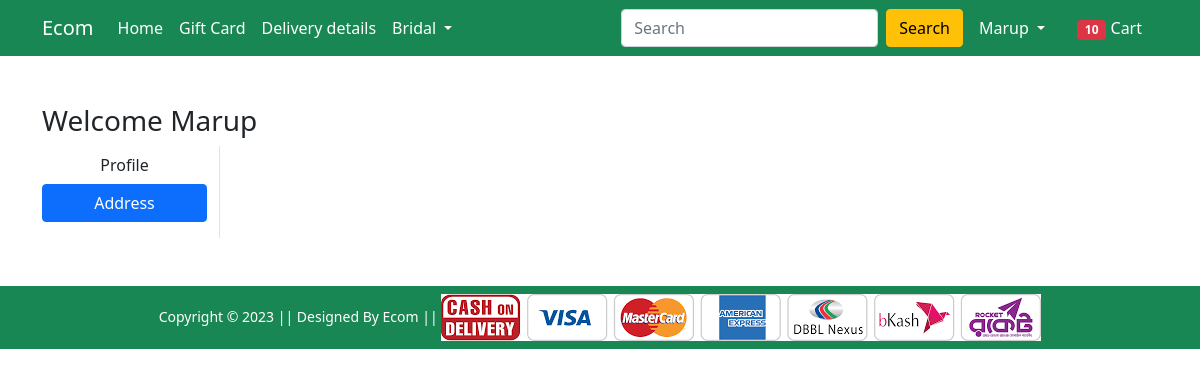
Page /address/ (signed in) on the earlier database version.
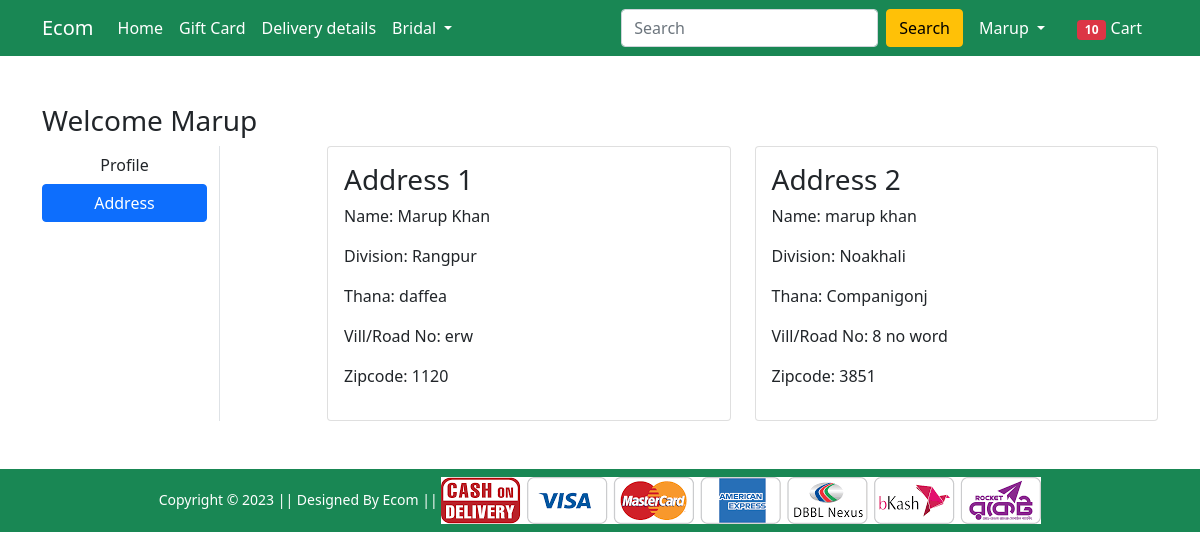
Same page on the later database version.
### Shop/models.py (models this page shows, shortened)
class customer(models.Model):
    user = models.ForeignKey(User,on_delete=models.CASCADE)
    name = models.CharField(max_length=255)
    division = models.CharField(choices=DIVISION_CHOICES,max_length=50)
    thana = models.CharField(max_length=100)
    vill_or_road = models.CharField(max_length=255)
    zipcode = models.IntegerField(default=None)

### Shop/views.py (the view)
# urls.py: path('address/', views.address, name='address'),
def address(request):
 data = customer.objects.filter(user= request.user)
 return render(request, 'Shop/address.html',{'data':data,'active':'btn-primary'})

### Shop/templates/Shop/address.html (shortened to what this page needs)
{% extends 'Shop/base.html' %}
{% load static %}
{% block main-content %}
<div class="container my-5">
    <div class="row">
        <h3>Welcome <span> {{request.user.username | capfirst}} </span></h3>
        <div class="col-sm-2 border-end">
            <ul class="list-unstyled">
                <li class="d-grid"><a href="{% url 'profile' %}" class="btn ">Profile</a></li>
                <li class="d-grid"><a href="{% url 'address' %}" class="btn {{active}} ">Address</a></li>
            </ul>
        </div>
        <div class="col-sm-9 offset-sm-1">
            <div class="row">
                {% for data in data %}
                <div class="col-sm-6">
                    <div class="card">
                        <div class="card-body">
                            <h3>Address {{forloop.counter}} </h3>
                            <p>Name: {{data.name}}</p>
                            <p>Division: {{data.division}}</p>
                            <p>Thana: {{data.thana}}</p>
                            <p>Vill/Road No: {{data.vill_or_road}}</p>
                            <p>Zipcode: {{data.zipcode}}</p>
                        </div>
                    </div>
                </div>
                {% endfor %}
            </div>
        </div>
    </div>
</div>
{% endblock main-content %}

Differences in the rows shown:
added customer: name "Marup Khan", division "Rangpur", thana "daffea", vill_or_road "erw", zipcode "1120"
added customer: name "marup khan", division "Noakhali", thana "Companigonj", vill_or_road "8 no word", zipcode "3851"
